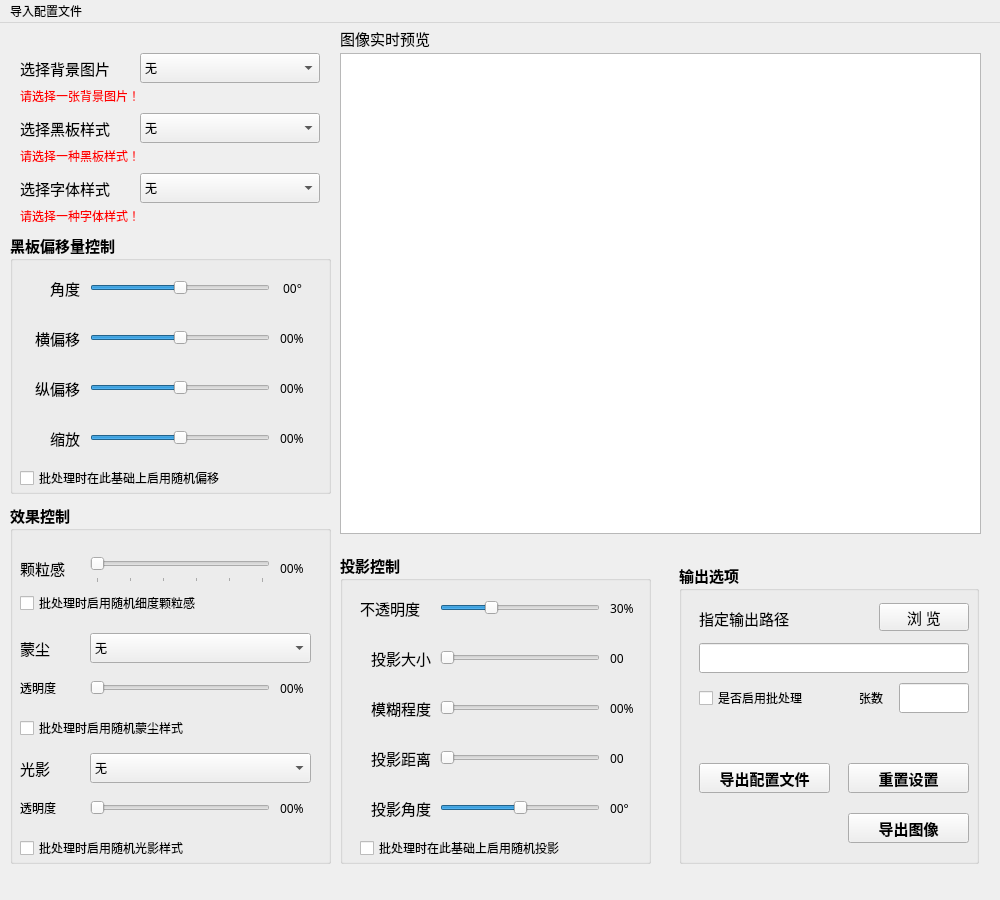
<?xml version="1.0" encoding="UTF-8"?>
<ui version="4.0">
 <class>MainWindow</class>
 <widget class="QMainWindow" name="MainWindow">
  <property name="windowModality">
   <enum>Qt::NonModal</enum>
  </property>
  <property name="geometry">
   <rect>
    <x>0</x>
    <y>0</y>
    <width>1000</width>
    <height>900</height>
   </rect>
  </property>
  <property name="windowTitle">
   <string>Chalk Writing</string>
  </property>
  <property name="toolTip">
   <string/>
  </property>
  <property name="dockOptions">
   <set>QMainWindow::AllowTabbedDocks|QMainWindow::AnimatedDocks</set>
  </property>
  <widget class="QWidget" name="centralwidget">
   <widget class="QLabel" name="bgChsLabel">
    <property name="geometry">
     <rect>
      <x>20</x>
      <y>30</y>
      <width>120</width>
      <height>30</height>
     </rect>
    </property>
    <property name="font">
     <font>
      <family>微软雅黑</family>
      <pointsize>11</pointsize>
     </font>
    </property>
    <property name="text">
     <string>选择背景图片</string>
    </property>
   </widget>
   <widget class="QComboBox" name="bgComboBox">
    <property name="geometry">
     <rect>
      <x>140</x>
      <y>30</y>
      <width>180</width>
      <height>30</height>
     </rect>
    </property>
    <property name="font">
     <font>
      <family>微软雅黑</family>
     </font>
    </property>
    <item>
     <property name="text">
      <string>无</string>
     </property>
    </item>
   </widget>
   <widget class="QLabel" name="bgChsWarnLabel">
    <property name="geometry">
     <rect>
      <x>20</x>
      <y>60</y>
      <width>300</width>
      <height>25</height>
     </rect>
    </property>
    <property name="font">
     <font>
      <family>微软雅黑</family>
     </font>
    </property>
    <property name="styleSheet">
     <string notr="true">#bgChsWarnLabel {color:rgb(255, 0, 0)}
</string>
    </property>
    <property name="text">
     <string>请选择一张背景图片！</string>
    </property>
   </widget>
   <widget class="QLabel" name="bbChsLabel">
    <property name="geometry">
     <rect>
      <x>20</x>
      <y>90</y>
      <width>120</width>
      <height>30</height>
     </rect>
    </property>
    <property name="font">
     <font>
      <family>微软雅黑</family>
      <pointsize>11</pointsize>
     </font>
    </property>
    <property name="text">
     <string>选择黑板样式</string>
    </property>
   </widget>
   <widget class="QComboBox" name="bbComboBox">
    <property name="geometry">
     <rect>
      <x>140</x>
      <y>90</y>
      <width>180</width>
      <height>30</height>
     </rect>
    </property>
    <property name="font">
     <font>
      <family>微软雅黑</family>
     </font>
    </property>
    <item>
     <property name="text">
      <string>无</string>
     </property>
    </item>
   </widget>
   <widget class="QLabel" name="bbChsWarnLabel">
    <property name="geometry">
     <rect>
      <x>20</x>
      <y>120</y>
      <width>300</width>
      <height>25</height>
     </rect>
    </property>
    <property name="font">
     <font>
      <family>微软雅黑</family>
     </font>
    </property>
    <property name="styleSheet">
     <string notr="true">#bbChsWarnLabel {color:rgb(255, 0, 0)}</string>
    </property>
    <property name="text">
     <string>请选择一种黑板样式！</string>
    </property>
   </widget>
   <widget class="QLabel" name="fontsChsLabel">
    <property name="geometry">
     <rect>
      <x>20</x>
      <y>150</y>
      <width>120</width>
      <height>30</height>
     </rect>
    </property>
    <property name="font">
     <font>
      <family>微软雅黑</family>
      <pointsize>11</pointsize>
     </font>
    </property>
    <property name="text">
     <string>选择字体样式</string>
    </property>
   </widget>
   <widget class="QComboBox" name="fontsComboBox">
    <property name="geometry">
     <rect>
      <x>140</x>
      <y>150</y>
      <width>180</width>
      <height>30</height>
     </rect>
    </property>
    <property name="font">
     <font>
      <family>微软雅黑</family>
     </font>
    </property>
    <item>
     <property name="text">
      <string>无</string>
     </property>
    </item>
   </widget>
   <widget class="QLabel" name="fontsChsWarnLabel">
    <property name="geometry">
     <rect>
      <x>20</x>
      <y>180</y>
      <width>300</width>
      <height>25</height>
     </rect>
    </property>
    <property name="font">
     <font>
      <family>微软雅黑</family>
     </font>
    </property>
    <property name="contextMenuPolicy">
     <enum>Qt::DefaultContextMenu</enum>
    </property>
    <property name="styleSheet">
     <string notr="true">#fontsChsWarnLabel {color:rgb(255, 0, 0)}</string>
    </property>
    <property name="text">
     <string>请选择一种字体样式！</string>
    </property>
   </widget>
   <widget class="QGroupBox" name="EffectGroupBox">
    <property name="geometry">
     <rect>
      <x>10</x>
      <y>480</y>
      <width>321</width>
      <height>361</height>
     </rect>
    </property>
    <property name="font">
     <font>
      <family>微软雅黑</family>
      <pointsize>11</pointsize>
      <weight>75</weight>
      <bold>true</bold>
     </font>
    </property>
    <property name="title">
     <string>效果控制</string>
    </property>
    <widget class="QLabel" name="particlesLabel">
     <property name="geometry">
      <rect>
       <x>10</x>
       <y>50</y>
       <width>60</width>
       <height>30</height>
      </rect>
     </property>
     <property name="font">
      <font>
       <family>微软雅黑</family>
       <pointsize>11</pointsize>
       <weight>50</weight>
       <bold>false</bold>
      </font>
     </property>
     <property name="text">
      <string>颗粒感</string>
     </property>
    </widget>
    <widget class="QSlider" name="particlesSlider">
     <property name="geometry">
      <rect>
       <x>80</x>
       <y>50</y>
       <width>180</width>
       <height>30</height>
      </rect>
     </property>
     <property name="maximum">
      <number>50</number>
     </property>
     <property name="singleStep">
      <number>10</number>
     </property>
     <property name="pageStep">
      <number>10</number>
     </property>
     <property name="value">
      <number>0</number>
     </property>
     <property name="tracking">
      <bool>true</bool>
     </property>
     <property name="orientation">
      <enum>Qt::Horizontal</enum>
     </property>
     <property name="tickPosition">
      <enum>QSlider::TicksBelow</enum>
     </property>
     <property name="tickInterval">
      <number>10</number>
     </property>
    </widget>
    <widget class="QLabel" name="particlesNumLabel">
     <property name="geometry">
      <rect>
       <x>270</x>
       <y>50</y>
       <width>30</width>
       <height>30</height>
      </rect>
     </property>
     <property name="font">
      <font>
       <family>微软雅黑</family>
       <pointsize>9</pointsize>
       <weight>50</weight>
       <bold>false</bold>
      </font>
     </property>
     <property name="text">
      <string>00%</string>
     </property>
    </widget>
    <widget class="QCheckBox" name="particlesCheckBox">
     <property name="geometry">
      <rect>
       <x>10</x>
       <y>85</y>
       <width>250</width>
       <height>30</height>
      </rect>
     </property>
     <property name="font">
      <font>
       <family>微软雅黑</family>
       <pointsize>9</pointsize>
       <weight>50</weight>
       <bold>false</bold>
      </font>
     </property>
     <property name="text">
      <string>批处理时启用随机细度颗粒感</string>
     </property>
    </widget>
    <widget class="QLabel" name="dustsLabel">
     <property name="geometry">
      <rect>
       <x>10</x>
       <y>130</y>
       <width>60</width>
       <height>30</height>
      </rect>
     </property>
     <property name="font">
      <font>
       <family>微软雅黑</family>
       <pointsize>11</pointsize>
       <weight>50</weight>
       <bold>false</bold>
      </font>
     </property>
     <property name="text">
      <string>蒙尘</string>
     </property>
    </widget>
    <widget class="QComboBox" name="dustsComboBox">
     <property name="geometry">
      <rect>
       <x>80</x>
       <y>130</y>
       <width>221</width>
       <height>30</height>
      </rect>
     </property>
     <property name="font">
      <font>
       <family>微软雅黑</family>
       <pointsize>9</pointsize>
       <weight>50</weight>
       <bold>false</bold>
      </font>
     </property>
     <item>
      <property name="text">
       <string>无</string>
      </property>
     </item>
    </widget>
    <widget class="QCheckBox" name="dustCheckBox">
     <property name="geometry">
      <rect>
       <x>10</x>
       <y>210</y>
       <width>250</width>
       <height>30</height>
      </rect>
     </property>
     <property name="font">
      <font>
       <family>微软雅黑</family>
       <pointsize>9</pointsize>
       <weight>50</weight>
       <bold>false</bold>
      </font>
     </property>
     <property name="text">
      <string>批处理时启用随机蒙尘样式</string>
     </property>
    </widget>
    <widget class="QLabel" name="shadowLabel">
     <property name="geometry">
      <rect>
       <x>10</x>
       <y>250</y>
       <width>60</width>
       <height>30</height>
      </rect>
     </property>
     <property name="font">
      <font>
       <family>微软雅黑</family>
       <pointsize>11</pointsize>
       <weight>50</weight>
       <bold>false</bold>
      </font>
     </property>
     <property name="text">
      <string>光影</string>
     </property>
    </widget>
    <widget class="QComboBox" name="shadowComboBox">
     <property name="geometry">
      <rect>
       <x>80</x>
       <y>250</y>
       <width>221</width>
       <height>30</height>
      </rect>
     </property>
     <property name="font">
      <font>
       <family>微软雅黑</family>
       <pointsize>9</pointsize>
       <weight>50</weight>
       <bold>false</bold>
      </font>
     </property>
     <item>
      <property name="text">
       <string>无</string>
      </property>
     </item>
    </widget>
    <widget class="QCheckBox" name="shadowCheckBox">
     <property name="geometry">
      <rect>
       <x>10</x>
       <y>330</y>
       <width>251</width>
       <height>30</height>
      </rect>
     </property>
     <property name="font">
      <font>
       <family>微软雅黑</family>
       <pointsize>9</pointsize>
       <weight>50</weight>
       <bold>false</bold>
      </font>
     </property>
     <property name="text">
      <string>批处理时启用随机光影样式</string>
     </property>
    </widget>
    <widget class="QSlider" name="dustPacitySlider">
     <property name="geometry">
      <rect>
       <x>80</x>
       <y>170</y>
       <width>180</width>
       <height>30</height>
      </rect>
     </property>
     <property name="pageStep">
      <number>1</number>
     </property>
     <property name="orientation">
      <enum>Qt::Horizontal</enum>
     </property>
    </widget>
    <widget class="QLabel" name="label_4">
     <property name="geometry">
      <rect>
       <x>10</x>
       <y>170</y>
       <width>51</width>
       <height>30</height>
      </rect>
     </property>
     <property name="font">
      <font>
       <family>微软雅黑</family>
       <pointsize>9</pointsize>
       <weight>50</weight>
       <bold>false</bold>
      </font>
     </property>
     <property name="text">
      <string>透明度</string>
     </property>
    </widget>
    <widget class="QLabel" name="dustPacityNumLabel">
     <property name="geometry">
      <rect>
       <x>270</x>
       <y>170</y>
       <width>30</width>
       <height>30</height>
      </rect>
     </property>
     <property name="font">
      <font>
       <family>微软雅黑</family>
       <pointsize>9</pointsize>
       <weight>50</weight>
       <bold>false</bold>
      </font>
     </property>
     <property name="text">
      <string>00%</string>
     </property>
    </widget>
    <widget class="QLabel" name="label_6">
     <property name="geometry">
      <rect>
       <x>10</x>
       <y>290</y>
       <width>60</width>
       <height>30</height>
      </rect>
     </property>
     <property name="font">
      <font>
       <family>微软雅黑</family>
       <pointsize>9</pointsize>
       <weight>50</weight>
       <bold>false</bold>
      </font>
     </property>
     <property name="text">
      <string>透明度</string>
     </property>
    </widget>
    <widget class="QSlider" name="shadowPacitySlider">
     <property name="geometry">
      <rect>
       <x>80</x>
       <y>290</y>
       <width>180</width>
       <height>30</height>
      </rect>
     </property>
     <property name="pageStep">
      <number>1</number>
     </property>
     <property name="orientation">
      <enum>Qt::Horizontal</enum>
     </property>
    </widget>
    <widget class="QLabel" name="shadowPacityNumLabel">
     <property name="geometry">
      <rect>
       <x>270</x>
       <y>290</y>
       <width>30</width>
       <height>30</height>
      </rect>
     </property>
     <property name="font">
      <font>
       <family>微软雅黑</family>
       <pointsize>9</pointsize>
       <weight>50</weight>
       <bold>false</bold>
      </font>
     </property>
     <property name="text">
      <string>00%</string>
     </property>
    </widget>
   </widget>
   <widget class="QLabel" name="label">
    <property name="geometry">
     <rect>
      <x>340</x>
      <y>0</y>
      <width>111</width>
      <height>30</height>
     </rect>
    </property>
    <property name="font">
     <font>
      <family>微软雅黑</family>
      <pointsize>11</pointsize>
     </font>
    </property>
    <property name="text">
     <string>图像实时预览</string>
    </property>
   </widget>
   <widget class="QGroupBox" name="OffsetGroupBox">
    <property name="geometry">
     <rect>
      <x>10</x>
      <y>210</y>
      <width>321</width>
      <height>261</height>
     </rect>
    </property>
    <property name="font">
     <font>
      <family>微软雅黑</family>
      <pointsize>11</pointsize>
      <weight>75</weight>
      <bold>true</bold>
     </font>
    </property>
    <property name="title">
     <string>黑板偏移量控制</string>
    </property>
    <widget class="QLabel" name="angleLabel">
     <property name="geometry">
      <rect>
       <x>10</x>
       <y>40</y>
       <width>60</width>
       <height>30</height>
      </rect>
     </property>
     <property name="font">
      <font>
       <family>微软雅黑</family>
       <pointsize>11</pointsize>
       <weight>50</weight>
       <bold>false</bold>
      </font>
     </property>
     <property name="text">
      <string>角度</string>
     </property>
     <property name="alignment">
      <set>Qt::AlignRight|Qt::AlignTrailing|Qt::AlignVCenter</set>
     </property>
    </widget>
    <widget class="QLabel" name="hOffsetLabel">
     <property name="geometry">
      <rect>
       <x>10</x>
       <y>90</y>
       <width>60</width>
       <height>30</height>
      </rect>
     </property>
     <property name="font">
      <font>
       <family>微软雅黑</family>
       <pointsize>11</pointsize>
       <weight>50</weight>
       <bold>false</bold>
      </font>
     </property>
     <property name="text">
      <string>横偏移</string>
     </property>
     <property name="alignment">
      <set>Qt::AlignRight|Qt::AlignTrailing|Qt::AlignVCenter</set>
     </property>
    </widget>
    <widget class="QSlider" name="angleSlider">
     <property name="geometry">
      <rect>
       <x>80</x>
       <y>40</y>
       <width>180</width>
       <height>30</height>
      </rect>
     </property>
     <property name="minimum">
      <number>-45</number>
     </property>
     <property name="maximum">
      <number>45</number>
     </property>
     <property name="pageStep">
      <number>1</number>
     </property>
     <property name="orientation">
      <enum>Qt::Horizontal</enum>
     </property>
    </widget>
    <widget class="QSlider" name="hOffsetSlider">
     <property name="geometry">
      <rect>
       <x>80</x>
       <y>90</y>
       <width>180</width>
       <height>30</height>
      </rect>
     </property>
     <property name="minimum">
      <number>-50</number>
     </property>
     <property name="maximum">
      <number>50</number>
     </property>
     <property name="pageStep">
      <number>1</number>
     </property>
     <property name="orientation">
      <enum>Qt::Horizontal</enum>
     </property>
    </widget>
    <widget class="QSlider" name="vOffsetSlider">
     <property name="geometry">
      <rect>
       <x>80</x>
       <y>140</y>
       <width>180</width>
       <height>30</height>
      </rect>
     </property>
     <property name="minimum">
      <number>-50</number>
     </property>
     <property name="maximum">
      <number>50</number>
     </property>
     <property name="pageStep">
      <number>1</number>
     </property>
     <property name="orientation">
      <enum>Qt::Horizontal</enum>
     </property>
     <property name="invertedAppearance">
      <bool>false</bool>
     </property>
    </widget>
    <widget class="QLabel" name="angleNumLabel">
     <property name="geometry">
      <rect>
       <x>270</x>
       <y>40</y>
       <width>40</width>
       <height>30</height>
      </rect>
     </property>
     <property name="font">
      <font>
       <family>微软雅黑</family>
       <pointsize>9</pointsize>
       <weight>50</weight>
       <bold>false</bold>
      </font>
     </property>
     <property name="text">
      <string> 00°</string>
     </property>
    </widget>
    <widget class="QLabel" name="vOffsetLabel">
     <property name="geometry">
      <rect>
       <x>10</x>
       <y>140</y>
       <width>60</width>
       <height>30</height>
      </rect>
     </property>
     <property name="font">
      <font>
       <family>微软雅黑</family>
       <pointsize>11</pointsize>
       <weight>50</weight>
       <bold>false</bold>
      </font>
     </property>
     <property name="text">
      <string>纵偏移</string>
     </property>
     <property name="alignment">
      <set>Qt::AlignRight|Qt::AlignTrailing|Qt::AlignVCenter</set>
     </property>
    </widget>
    <widget class="QLabel" name="hOffsetNumLabel">
     <property name="geometry">
      <rect>
       <x>270</x>
       <y>90</y>
       <width>40</width>
       <height>30</height>
      </rect>
     </property>
     <property name="font">
      <font>
       <family>微软雅黑</family>
       <pointsize>9</pointsize>
       <weight>50</weight>
       <bold>false</bold>
      </font>
     </property>
     <property name="text">
      <string>00%</string>
     </property>
    </widget>
    <widget class="QLabel" name="vOffsetNumLabel">
     <property name="geometry">
      <rect>
       <x>270</x>
       <y>140</y>
       <width>40</width>
       <height>30</height>
      </rect>
     </property>
     <property name="font">
      <font>
       <family>微软雅黑</family>
       <pointsize>9</pointsize>
       <weight>50</weight>
       <bold>false</bold>
      </font>
     </property>
     <property name="text">
      <string>00%</string>
     </property>
    </widget>
    <widget class="QCheckBox" name="offsetCheckBox">
     <property name="geometry">
      <rect>
       <x>10</x>
       <y>230</y>
       <width>261</width>
       <height>30</height>
      </rect>
     </property>
     <property name="font">
      <font>
       <family>微软雅黑</family>
       <pointsize>9</pointsize>
       <weight>50</weight>
       <bold>false</bold>
      </font>
     </property>
     <property name="text">
      <string>批处理时在此基础上启用随机偏移</string>
     </property>
    </widget>
    <widget class="QLabel" name="label_2">
     <property name="geometry">
      <rect>
       <x>10</x>
       <y>190</y>
       <width>60</width>
       <height>30</height>
      </rect>
     </property>
     <property name="font">
      <font>
       <family>微软雅黑</family>
       <pointsize>11</pointsize>
       <weight>50</weight>
       <bold>false</bold>
      </font>
     </property>
     <property name="text">
      <string>缩放</string>
     </property>
     <property name="alignment">
      <set>Qt::AlignRight|Qt::AlignTrailing|Qt::AlignVCenter</set>
     </property>
    </widget>
    <widget class="QSlider" name="resizeSlider">
     <property name="geometry">
      <rect>
       <x>80</x>
       <y>190</y>
       <width>180</width>
       <height>30</height>
      </rect>
     </property>
     <property name="minimum">
      <number>-50</number>
     </property>
     <property name="maximum">
      <number>50</number>
     </property>
     <property name="pageStep">
      <number>1</number>
     </property>
     <property name="orientation">
      <enum>Qt::Horizontal</enum>
     </property>
    </widget>
    <widget class="QLabel" name="resizeNumLabel">
     <property name="geometry">
      <rect>
       <x>270</x>
       <y>190</y>
       <width>30</width>
       <height>30</height>
      </rect>
     </property>
     <property name="font">
      <font>
       <family>微软雅黑</family>
       <pointsize>9</pointsize>
       <weight>50</weight>
       <bold>false</bold>
      </font>
     </property>
     <property name="text">
      <string>00%</string>
     </property>
    </widget>
   </widget>
   <widget class="QGroupBox" name="ShadowGroupBox">
    <property name="geometry">
     <rect>
      <x>340</x>
      <y>530</y>
      <width>311</width>
      <height>311</height>
     </rect>
    </property>
    <property name="font">
     <font>
      <family>微软雅黑</family>
      <pointsize>11</pointsize>
      <weight>75</weight>
      <bold>true</bold>
     </font>
    </property>
    <property name="title">
     <string>投影控制</string>
    </property>
    <widget class="QLabel" name="label_14">
     <property name="geometry">
      <rect>
       <x>20</x>
       <y>40</y>
       <width>71</width>
       <height>30</height>
      </rect>
     </property>
     <property name="font">
      <font>
       <family>微软雅黑</family>
       <pointsize>11</pointsize>
       <weight>50</weight>
       <bold>false</bold>
      </font>
     </property>
     <property name="text">
      <string>不透明度</string>
     </property>
    </widget>
    <widget class="QLabel" name="label_15">
     <property name="geometry">
      <rect>
       <x>20</x>
       <y>90</y>
       <width>71</width>
       <height>30</height>
      </rect>
     </property>
     <property name="font">
      <font>
       <family>微软雅黑</family>
       <pointsize>11</pointsize>
       <weight>50</weight>
       <bold>false</bold>
      </font>
     </property>
     <property name="text">
      <string>投影大小</string>
     </property>
     <property name="alignment">
      <set>Qt::AlignRight|Qt::AlignTrailing|Qt::AlignVCenter</set>
     </property>
    </widget>
    <widget class="QLabel" name="label_16">
     <property name="geometry">
      <rect>
       <x>20</x>
       <y>140</y>
       <width>71</width>
       <height>30</height>
      </rect>
     </property>
     <property name="font">
      <font>
       <family>微软雅黑</family>
       <pointsize>11</pointsize>
       <weight>50</weight>
       <bold>false</bold>
      </font>
     </property>
     <property name="text">
      <string>模糊程度</string>
     </property>
     <property name="alignment">
      <set>Qt::AlignRight|Qt::AlignTrailing|Qt::AlignVCenter</set>
     </property>
    </widget>
    <widget class="QLabel" name="label_17">
     <property name="geometry">
      <rect>
       <x>20</x>
       <y>190</y>
       <width>71</width>
       <height>30</height>
      </rect>
     </property>
     <property name="font">
      <font>
       <family>微软雅黑</family>
       <pointsize>11</pointsize>
       <weight>50</weight>
       <bold>false</bold>
      </font>
     </property>
     <property name="text">
      <string>投影距离</string>
     </property>
     <property name="alignment">
      <set>Qt::AlignRight|Qt::AlignTrailing|Qt::AlignVCenter</set>
     </property>
    </widget>
    <widget class="QLabel" name="label_18">
     <property name="geometry">
      <rect>
       <x>20</x>
       <y>240</y>
       <width>71</width>
       <height>30</height>
      </rect>
     </property>
     <property name="font">
      <font>
       <family>微软雅黑</family>
       <pointsize>11</pointsize>
       <weight>50</weight>
       <bold>false</bold>
      </font>
     </property>
     <property name="text">
      <string>投影角度</string>
     </property>
     <property name="alignment">
      <set>Qt::AlignRight|Qt::AlignTrailing|Qt::AlignVCenter</set>
     </property>
    </widget>
    <widget class="QCheckBox" name="projectionCheckBox">
     <property name="geometry">
      <rect>
       <x>20</x>
       <y>280</y>
       <width>261</width>
       <height>30</height>
      </rect>
     </property>
     <property name="font">
      <font>
       <family>微软雅黑</family>
       <pointsize>9</pointsize>
       <weight>50</weight>
       <bold>false</bold>
      </font>
     </property>
     <property name="text">
      <string>批处理时在此基础上启用随机投影</string>
     </property>
    </widget>
    <widget class="QSlider" name="opacitySlider">
     <property name="geometry">
      <rect>
       <x>100</x>
       <y>40</y>
       <width>160</width>
       <height>30</height>
      </rect>
     </property>
     <property name="maximum">
      <number>99</number>
     </property>
     <property name="pageStep">
      <number>1</number>
     </property>
     <property name="value">
      <number>30</number>
     </property>
     <property name="orientation">
      <enum>Qt::Horizontal</enum>
     </property>
    </widget>
    <widget class="QSlider" name="projectionSizeSlider">
     <property name="geometry">
      <rect>
       <x>100</x>
       <y>90</y>
       <width>160</width>
       <height>30</height>
      </rect>
     </property>
     <property name="maximum">
      <number>99</number>
     </property>
     <property name="pageStep">
      <number>1</number>
     </property>
     <property name="orientation">
      <enum>Qt::Horizontal</enum>
     </property>
    </widget>
    <widget class="QSlider" name="fuzzyDegreeSlider">
     <property name="geometry">
      <rect>
       <x>100</x>
       <y>140</y>
       <width>160</width>
       <height>30</height>
      </rect>
     </property>
     <property name="maximum">
      <number>99</number>
     </property>
     <property name="pageStep">
      <number>1</number>
     </property>
     <property name="orientation">
      <enum>Qt::Horizontal</enum>
     </property>
    </widget>
    <widget class="QSlider" name="projectionDistanceSlider">
     <property name="geometry">
      <rect>
       <x>100</x>
       <y>190</y>
       <width>160</width>
       <height>30</height>
      </rect>
     </property>
     <property name="maximum">
      <number>99</number>
     </property>
     <property name="pageStep">
      <number>1</number>
     </property>
     <property name="orientation">
      <enum>Qt::Horizontal</enum>
     </property>
    </widget>
    <widget class="QSlider" name="projectionAngleSlider">
     <property name="geometry">
      <rect>
       <x>100</x>
       <y>240</y>
       <width>160</width>
       <height>30</height>
      </rect>
     </property>
     <property name="minimum">
      <number>-180</number>
     </property>
     <property name="maximum">
      <number>180</number>
     </property>
     <property name="pageStep">
      <number>1</number>
     </property>
     <property name="orientation">
      <enum>Qt::Horizontal</enum>
     </property>
    </widget>
    <widget class="QLabel" name="opacityNumLabel">
     <property name="geometry">
      <rect>
       <x>270</x>
       <y>40</y>
       <width>30</width>
       <height>30</height>
      </rect>
     </property>
     <property name="font">
      <font>
       <family>微软雅黑</family>
       <pointsize>9</pointsize>
       <weight>50</weight>
       <bold>false</bold>
      </font>
     </property>
     <property name="text">
      <string>30%</string>
     </property>
    </widget>
    <widget class="QLabel" name="projectionSizeNumLabel">
     <property name="geometry">
      <rect>
       <x>270</x>
       <y>90</y>
       <width>30</width>
       <height>30</height>
      </rect>
     </property>
     <property name="font">
      <font>
       <family>微软雅黑</family>
       <pointsize>9</pointsize>
       <weight>50</weight>
       <bold>false</bold>
      </font>
     </property>
     <property name="text">
      <string>00</string>
     </property>
    </widget>
    <widget class="QLabel" name="fuzzyDegreeNumLabel">
     <property name="geometry">
      <rect>
       <x>270</x>
       <y>140</y>
       <width>30</width>
       <height>30</height>
      </rect>
     </property>
     <property name="font">
      <font>
       <family>微软雅黑</family>
       <pointsize>9</pointsize>
       <weight>50</weight>
       <bold>false</bold>
      </font>
     </property>
     <property name="text">
      <string>00%</string>
     </property>
    </widget>
    <widget class="QLabel" name="projectionDistanceNumLabel">
     <property name="geometry">
      <rect>
       <x>270</x>
       <y>190</y>
       <width>30</width>
       <height>30</height>
      </rect>
     </property>
     <property name="font">
      <font>
       <family>微软雅黑</family>
       <pointsize>9</pointsize>
       <weight>50</weight>
       <bold>false</bold>
      </font>
     </property>
     <property name="text">
      <string>00</string>
     </property>
    </widget>
    <widget class="QLabel" name="projectionAngleNumLabel">
     <property name="geometry">
      <rect>
       <x>270</x>
       <y>240</y>
       <width>40</width>
       <height>30</height>
      </rect>
     </property>
     <property name="font">
      <font>
       <family>微软雅黑</family>
       <pointsize>9</pointsize>
       <weight>50</weight>
       <bold>false</bold>
      </font>
     </property>
     <property name="text">
      <string>00°</string>
     </property>
    </widget>
   </widget>
   <widget class="QGroupBox" name="outputGroupBox">
    <property name="geometry">
     <rect>
      <x>679</x>
      <y>540</y>
      <width>300</width>
      <height>301</height>
     </rect>
    </property>
    <property name="font">
     <font>
      <family>微软雅黑</family>
      <pointsize>11</pointsize>
      <weight>75</weight>
      <bold>true</bold>
     </font>
    </property>
    <property name="title">
     <string>输出选项</string>
    </property>
    <widget class="QLabel" name="label_24">
     <property name="geometry">
      <rect>
       <x>20</x>
       <y>40</y>
       <width>121</width>
       <height>30</height>
      </rect>
     </property>
     <property name="font">
      <font>
       <family>微软雅黑</family>
       <pointsize>11</pointsize>
       <weight>50</weight>
       <bold>false</bold>
      </font>
     </property>
     <property name="text">
      <string>指定输出路径</string>
     </property>
    </widget>
    <widget class="QLineEdit" name="filePathLineText">
     <property name="geometry">
      <rect>
       <x>20</x>
       <y>80</y>
       <width>270</width>
       <height>30</height>
      </rect>
     </property>
    </widget>
    <widget class="QPushButton" name="browseBtn">
     <property name="geometry">
      <rect>
       <x>200</x>
       <y>40</y>
       <width>90</width>
       <height>28</height>
      </rect>
     </property>
     <property name="font">
      <font>
       <family>微软雅黑</family>
       <pointsize>11</pointsize>
       <weight>50</weight>
       <bold>false</bold>
      </font>
     </property>
     <property name="text">
      <string>浏 览</string>
     </property>
    </widget>
    <widget class="QCheckBox" name="isStartBatchCheckBox">
     <property name="geometry">
      <rect>
       <x>20</x>
       <y>120</y>
       <width>131</width>
       <height>30</height>
      </rect>
     </property>
     <property name="font">
      <font>
       <family>微软雅黑</family>
       <pointsize>9</pointsize>
       <weight>50</weight>
       <bold>false</bold>
      </font>
     </property>
     <property name="text">
      <string>是否启用批处理</string>
     </property>
    </widget>
    <widget class="QLabel" name="label_25">
     <property name="geometry">
      <rect>
       <x>180</x>
       <y>120</y>
       <width>40</width>
       <height>30</height>
      </rect>
     </property>
     <property name="font">
      <font>
       <family>微软雅黑</family>
       <pointsize>9</pointsize>
       <weight>50</weight>
       <bold>false</bold>
      </font>
     </property>
     <property name="text">
      <string>张数</string>
     </property>
    </widget>
    <widget class="QLineEdit" name="runNumLineText">
     <property name="geometry">
      <rect>
       <x>220</x>
       <y>120</y>
       <width>70</width>
       <height>30</height>
      </rect>
     </property>
    </widget>
    <widget class="QPushButton" name="outputSettingFIleBtn">
     <property name="geometry">
      <rect>
       <x>20</x>
       <y>200</y>
       <width>131</width>
       <height>30</height>
      </rect>
     </property>
     <property name="text">
      <string>导出配置文件</string>
     </property>
    </widget>
    <widget class="QPushButton" name="resetBtn">
     <property name="geometry">
      <rect>
       <x>169</x>
       <y>200</y>
       <width>121</width>
       <height>30</height>
      </rect>
     </property>
     <property name="text">
      <string>重置设置</string>
     </property>
    </widget>
    <widget class="QPushButton" name="outputImgBtn">
     <property name="geometry">
      <rect>
       <x>169</x>
       <y>250</y>
       <width>121</width>
       <height>30</height>
      </rect>
     </property>
     <property name="text">
      <string>导出图像</string>
     </property>
    </widget>
   </widget>
   <widget class="QGraphicsView" name="picView">
    <property name="geometry">
     <rect>
      <x>340</x>
      <y>30</y>
      <width>641</width>
      <height>481</height>
     </rect>
    </property>
   </widget>
  </widget>
  <widget class="QMenuBar" name="menubar">
   <property name="geometry">
    <rect>
     <x>0</x>
     <y>0</y>
     <width>1000</width>
     <height>26</height>
    </rect>
   </property>
   <widget class="QMenu" name="menu">
    <property name="title">
     <string>导入配置文件</string>
    </property>
   </widget>
   <addaction name="menu"/>
  </widget>
 </widget>
 <resources/>
 <connections/>
</ui>
